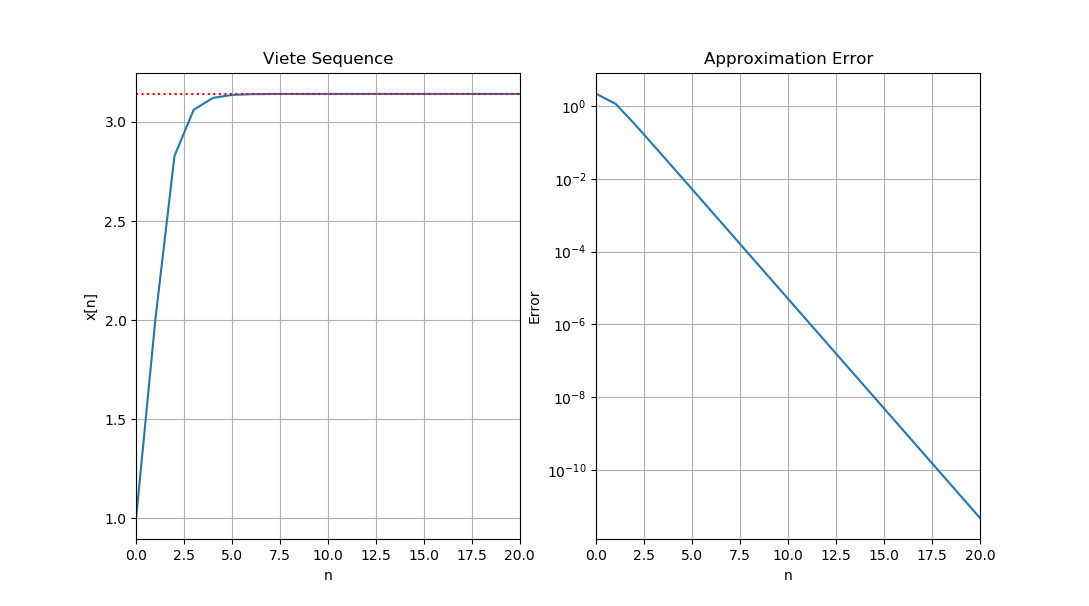

The Python source for this figure:
# Simulating Viete Formula for Approximation of pi

import numpy as np
import matplotlib.pyplot as plt

# Number of Terms
N = 20

# Initialize Sequence
x = np.empty(N + 1)
x[0] = 1
x[1] = 2

# Denominator
d = np.sqrt(2)

# Calculate the Sequence Terms
for i in range(2, N + 1):
    x[i] = x[i-1] * 2/d
    d = np.sqrt(2 + d)

# Plot Terms
plt.subplot(1, 2, 1)
plt.plot(x)
plt.plot([0, N], [np.pi, np.pi], 'r:')
plt.title('Viete Sequence')
plt.xlabel('n')
plt.ylabel('x[n]')
plt.grid(True)
plt.xlim(0, N)

# Plot Errors
plt.subplot(1, 2, 2)
plt.semilogy(np.pi - x)
plt.title('Approximation Error')
plt.xlabel('n')
plt.ylabel('Error')
plt.grid(True)
plt.xlim(0, N)

# Show Plots
plt.show()
